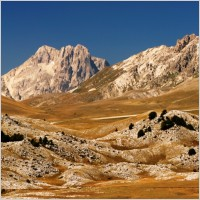
%> input picture day/day_1.jpg, 200 x 200 px; its folder holds only this picture in this run
$ octave DayOrNight.m   (GNU Octave 9; MATLAB toolbox functions it lacks are replaced by stand-ins)
%> lines starting %> are read from the running program, lines starting %| are printed output that depends on the picture
### getImageSet.m
function names = getImageSet(path)
%> called with path = './day'
%Reading .jpg files from path

content = dir(path) ;
names = {content.name} ;
ok = regexpi(names, '.*\.(jpg)$', 'start') ;
names = names(~cellfun(@isempty,ok)) ;

for i = 1:length(names)
  names{i} = fullfile(path,names{i}) ;
end

### DayOrNight.m
folder1='./day';
folder2='./night';
names=getImageSet(folder1);
%Loop for displaying the images with their histograms and classifying them
%as day/night
%Marking the threshhold as 50
%ie if more than 75% of pixels are under 50 in all r,g and b
%Then its night else its day.
%days=ones(1,23);
%nights=zeros(1,23);
%actual=[days nights]';
labels1=[];
labels2=[];
labels3=[];
actual=ones(size(names))';%labelled day images
%Method1-Threshholding of intensity values in the histogram
for i=1:length(names)
im=imread(names{i});
%> im is the input picture: size 200x200x3 uint8; mean R, G, B 134.7, 115.5, 95.1
% names{i}
% size(im)
red=im(:,:,1);
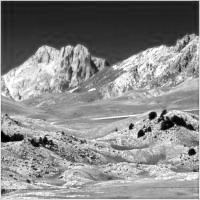
%> red: size 200x200 uint8; min 0, max 255, mean 134.7
green=im(:,:,2);
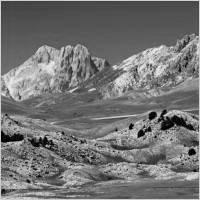
%> green: size 200x200 uint8; min 0, max 243, mean 115.5
blue=im(:,:,3);
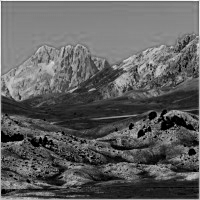
%> blue: size 200x200 uint8; min 0, max 251, mean 95.1
% [13 lines of commented-out code are left out]
[countred,Xred]=imhist(red);
%> countred = 256 values, max 802 at index 36, min 4 at index 2, mean 156.2; Xred = 256 values from 0 to 255
[countgreen,Xgreen]=imhist(green);
%> countgreen = 256 values, max 661 at index 86, min 0 at index 235, mean 156.2; Xgreen = 256 values from 0 to 255
[countblue,Xblue]=imhist(blue);
%> countblue = 256 values, max 1005 at index 135, min 0 at index 207, mean 156.2; Xblue = 256 values from 0 to 255
%Select threshhold for classification
threshhold=50;
redpercent=(sum(countred(1:threshhold))/sum(countred))*100;
%> redpercent = 20.7
greenpercent=(sum(countgreen(1:threshhold))/sum(countgreen))*100;
%> greenpercent = 2.71
bluepercent=(sum(countblue(1:threshhold))/sum(countblue))*100;
%> bluepercent = 23.18
if redpercent<42 && greenpercent<42 && bluepercent<42
    labels1=[labels1;1];%day
else
    labels1=[labels1;0];%night
end
end
for i=1:length(names)
if labels1(i)==0
    names(i)
    fprintf('is night\n');
else
    names(i)
    fprintf('is day\n');
end
end
fprintf('Classification accuracy for day images by Method-1: %f\n',mean(double(labels1==actual))*100);
%Method2-Mean method gives an accuracy of 50%
%Probably due to the fact that the mean is oblivious to the distribution of
%the intensities
for i=1:length(names)
im=imread(names{i});
red=im(:,:,1);
green=im(:,:,2);
blue=im(:,:,3);
% [16 lines of commented-out code are left out]
average=(red+green+blue)/3;
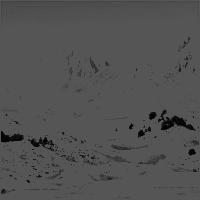
%> average: size 200x200 uint8; min 0, max 85, mean 81.7
average=average(:);
meanval=mean(average);
%> meanval = 81.74
%Calculate the mean of red
%Calculate the mean of green
%Calculate the mean of blue
threshhold=50;%threshhold for the mean
if meanval>=threshhold
    labels2=[labels2;1];%day
else
    labels2=[labels2;0];%night
end
end
for i=1:length(names)
if labels2(i)==0
    names(i)
    fprintf('is night\n');
else
    names(i)
    fprintf('is day\n');
end
end
fprintf('Classification accuracy of day images by Method-2: %f\n',mean(double(labels2==actual))*100);
%Method3-Take Mean and variance.
%labels=[];
for i=1:length(names)
im=imread(names{i});
red=im(:,:,1);
green=im(:,:,2);
blue=im(:,:,3);
% [13 lines of commented-out code are left out]
[countred,Xred]=imhist(red);
[countgreen,Xgreen]=imhist(green);
[countblue,Xblue]=imhist(blue);
%Select threshhold for classification
threshhold=100;
%names{i};
redmean=sum(countred.*Xred)/sum(countred);
%> redmean = 134.7
greenmean=sum(countgreen.*Xgreen)/sum(countgreen);
%> greenmean = 115.5
bluemean=sum(countblue.*Xblue)/sum(countblue);
%> bluemean = 95.11
redsd=sqrt(sum(countred.*(Xred-redmean).^2)/sum(countred));
%> redsd = 65.07
greensd=sqrt(sum(countgreen.*(Xgreen-greenmean).^2)/sum(countgreen));
%> greensd = 41.46
bluesd=sqrt(sum(countblue.*(Xblue-bluemean).^2)/sum(countblue));
%> bluesd = 47.42
%if redmean>threshhold && greenmean>threshhold && bluemean>threshhold
%if redmean+greenmean+bluemean>200% 75% accuracy
if (redmean+greenmean+bluemean)/3>100
labels3=[labels3;1];%day
else
    labels3=[labels3;0];%night
end
end
for i=1:length(names)
if labels3(i)==0
    names(i)
    fprintf('is night\n');
else
    names(i)
    fprintf('is day\n');
end
end
fprintf('Classification accuracy on day images by Method-3: %f\n',mean(double(labels3==actual))*100);
%Classification of Day images
%finish--------------------------------------------
labels4=[];
for i=1:length(names)
if labels1(i)+labels2(i)+labels3(i)>=2
    names(i)
    fprintf('is day\n');
    labels4(i)=1;
else
    names(i)
    labels4(i)=0;
    fprintf('is night\n');
end
end
fprintf('Classification accuracy of the day images by a Majority vote method %f\n',mean(double(labels4'==actual))*100);
%Classification of Night images start
names=getImageSet(folder2);
%Loop for displaying the images with their histograms and classifying them
%as day/night
%Marking the threshhold as 50
%ie if more than 75% of pixels are under 50 in all r,g and b
%Then its night else its day.
actual=zeros(size(names))';%labelled night images
labels1=[];
labels2=[];
labels3=[];
%Method1-Simple Threshholding
for i=1:length(names)
im=imread(names{i});
% names{i}
% size(im)
red=im(:,:,1);
green=im(:,:,2);
blue=im(:,:,3);
% [13 lines of commented-out code are left out]
[countred,Xred]=imhist(red);
[countgreen,Xgreen]=imhist(green);
[countblue,Xblue]=imhist(blue);
%Select threshhold for classification
threshhold=50;
redpercent=(sum(countred(1:threshhold))/sum(countred))*100;
greenpercent=(sum(countgreen(1:threshhold))/sum(countgreen))*100;
bluepercent=(sum(countblue(1:threshhold))/sum(countblue))*100;
if redpercent<42 && greenpercent<42 && bluepercent<42
    labels1=[labels1;1];%day
else
    labels1=[labels1;0];%night
end
end
for i=1:length(names)
if labels1(i)==0
    names(i)
    fprintf('is night\n');
else
    names(i)
    fprintf('is day\n');
end
end
fprintf('Classification accuracy for night images by Method-1: %f\n',mean(double(labels1==actual))*100);
%Method2-Mean method gives an accuracy of 50%
%Probably due to the fact that the mean is oblivious to the distribution of
%the intensities
labels=[];
for i=1:length(names)
im=imread(names{i});
red=im(:,:,1);
green=im(:,:,2);
blue=im(:,:,3);
% [16 lines of commented-out code are left out]
average=(red+green+blue)/3;
average=average(:);
meanval=mean(average);
%Calculate the mean of red
%Calculate the mean of green
%Calculate the mean of blue
threshhold=50;%threshhold for the mean
if meanval>=threshhold
    labels2=[labels2;1];%day
else
    labels2=[labels2;0];%night
end
end
for i=1:length(names)
if labels2(i)==0
    names(i)
    fprintf('is night\n');
else
    names(i)
    fprintf('is day\n');
end
end
fprintf('Classification accuracy of night images by Method-2: %f\n',mean(double(labels2==actual))*100);
%Method3-Take Mean and variance of each color in the image
%seperately and use threshholding there.
%As the variance increases decisions are less accurate.
for i=1:length(names)
im=imread(names{i});
red=im(:,:,1);
green=im(:,:,2);
blue=im(:,:,3);
% [13 lines of commented-out code are left out]
[countred,Xred]=imhist(red);
[countgreen,Xgreen]=imhist(green);
[countblue,Xblue]=imhist(blue);
%Select threshhold for classification
threshhold=100;
%names{i}
redmean=sum(countred.*Xred)/sum(countred);
greenmean=sum(countgreen.*Xgreen)/sum(countgreen);
bluemean=sum(countblue.*Xblue)/sum(countblue);
redsd=sqrt(sum(countred.*(Xred-redmean).^2)/sum(countred));
greensd=sqrt(sum(countgreen.*(Xgreen-greenmean).^2)/sum(countgreen));
bluesd=sqrt(sum(countblue.*(Xblue-bluemean).^2)/sum(countblue));
%if redmean>threshhold && greenmean>threshhold && bluemean>threshhold
%if redmean+greenmean+bluemean>200% 75% accuracy
if (redmean+greenmean+bluemean)/3>100
labels3=[labels3;1];%day
else
    labels3=[labels3;0];%night
end
end
for i=1:length(names)
if labels3(i)==0
    names(i)
    fprintf('is night\n');
else
    names(i)
    fprintf('is day\n');
end
end
fprintf('Classification accuracy on night images by Method-3: %f\n',mean(double(labels3==actual))*100);
%finish--------------------------------------------
labels4=[];
for i=1:length(names)
if labels1(i)+labels2(i)+labels3(i)>=2
    names(i)
    fprintf('is day\n');
    labels4(i)=1;
else
    names(i)
    labels4(i)=0;
    fprintf('is night\n');
end
end
fprintf('Classification accuracy of the night images by a Majority vote method %f\n',mean(double(labels4'==actual))*100);

$ run again, on day/day_14.jpg
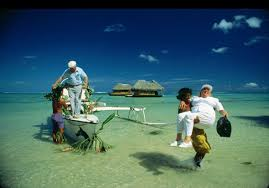
%> input picture day/day_14.jpg, 269 x 188 px
%> im is the input picture: size 188x269x3 uint8; mean R, G, B 63.8, 99.2, 101.1
%> `blue=im(:,:,3);`:
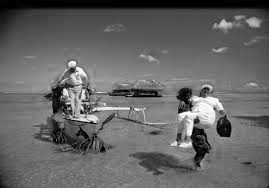
%> blue: size 188x269 uint8; min 0, max 255, mean 101.1
%> countred = 256 values, max 5153 at index 1, min 7 at index 255, mean 197.5; Xred = 256 values from 0 to 255
%> countgreen = 256 values, max 1466 at index 1, min 8 at index 221, mean 197.5; Xgreen = 256 values from 0 to 255
%> countblue = 256 values, max 1362 at index 1, min 3 at index 255, mean 197.5; Xblue = 256 values from 0 to 255
%> redpercent = 51.39
%> greenpercent = 30.19
%> bluepercent = 9.86
%> `average=(red+green+blue)/3;`:
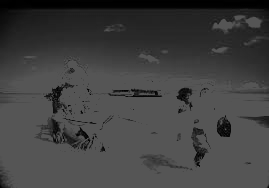
%> average: size 188x269 uint8; min 0, max 85, mean 64.9
%> meanval = 64.91
%> redmean = 63.83
%> greenmean = 99.15
%> bluemean = 101.1
%> redsd = 62.85
%> greensd = 60.79
%> bluesd = 41.03

$ run again, on day/day_15.jpg
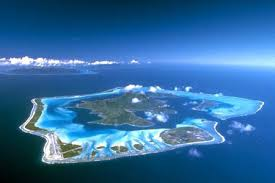
%> input picture day/day_15.jpg, 275 x 183 px
%> im is the input picture: size 183x275x3 uint8; mean R, G, B 49, 107.1, 158.8
%> `blue=im(:,:,3);`:
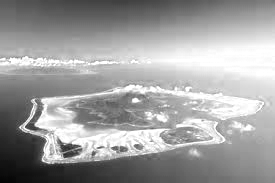
%> blue: size 183x275 uint8; min 3, max 255, mean 158.8
%> countred = 256 values, max 5952 at index 1, min 2 at index 254, mean 196.6; Xred = 256 values from 0 to 255
%> countgreen = 256 values, max 577 at index 79, min 0 at index 1, mean 196.6; Xgreen = 256 values from 0 to 255
%> countblue = 256 values, max 2320 at index 256, min 0 at index 1, mean 196.6; Xblue = 256 values from 0 to 255
%> redpercent = 58.86
%> greenpercent = 8.99
%> bluepercent = 5.22
%> `average=(red+green+blue)/3;`:
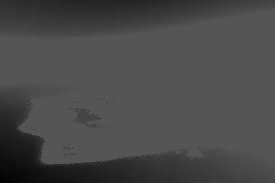
%> average: size 183x275 uint8; min 1, max 85, mean 73.4
%> meanval = 73.37
%> redmean = 49.01
%> greenmean = 107.1
%> bluemean = 158.8
%> redsd = 51.72
%> greensd = 50.4
%> bluesd = 61.58

$ run again, on day/day_10.jpg
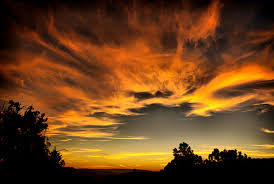
%> input picture day/day_10.jpg, 274 x 184 px
%> im is the input picture: size 184x274x3 uint8; mean R, G, B 108.4, 65, 26.8
%> countred = 256 values, max 5036 at index 1, min 91 at index 237, mean 196.9; Xred = 256 values from 0 to 255
%> countgreen = 256 values, max 5666 at index 1, min 0 at index 239, mean 196.9; Xgreen = 256 values from 0 to 255
%> countblue = 256 values, max 7273 at index 1, min 0 at index 139, mean 196.9; Xblue = 256 values from 0 to 255
%> redpercent = 27.68
%> greenpercent = 45.98
%> bluepercent = 82.83
%> `average=(red+green+blue)/3;`:
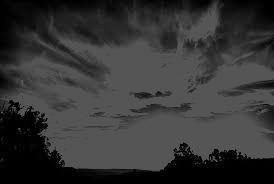
%> average: size 184x274 uint8; min 0, max 85, mean 53.4
%> meanval = 53.41
%> redmean = 108.4
%> greenmean = 64.96
%> bluemean = 26.8
%> redsd = 78.78
%> greensd = 55.08
%> bluesd = 27.21
